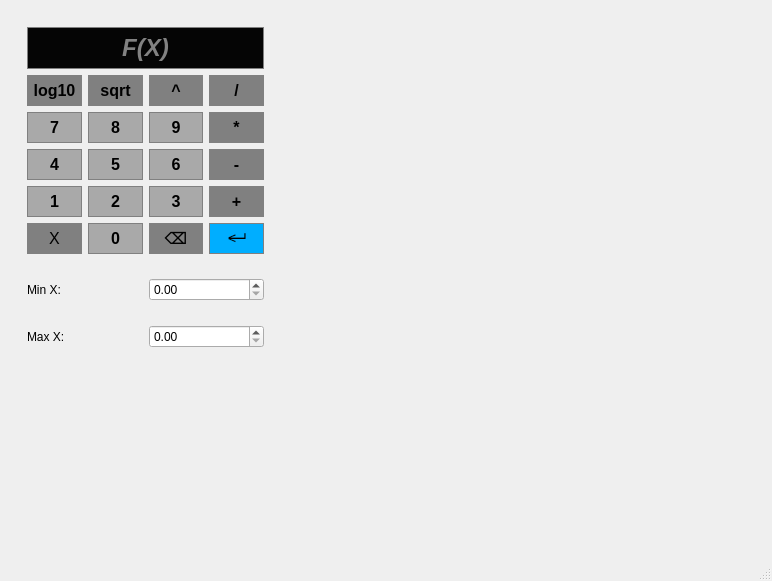
<?xml version="1.0" encoding="UTF-8"?>
<ui version="4.0">
 <class>MainWindow</class>
 <widget class="QMainWindow" name="MainWindow">
  <property name="geometry">
   <rect>
    <x>0</x>
    <y>0</y>
    <width>772</width>
    <height>581</height>
   </rect>
  </property>
  <property name="sizePolicy">
   <sizepolicy hsizetype="Fixed" vsizetype="Fixed">
    <horstretch>0</horstretch>
    <verstretch>0</verstretch>
   </sizepolicy>
  </property>
  <property name="windowTitle">
   <string>MainWindow</string>
  </property>
  <property name="styleSheet">
   <string notr="true"/>
  </property>
  <widget class="QWidget" name="centralwidget">
   <property name="minimumSize">
    <size>
     <width>732</width>
     <height>527</height>
    </size>
   </property>
   <property name="maximumSize">
    <size>
     <width>732</width>
     <height>527</height>
    </size>
   </property>
   <layout class="QGridLayout" name="gridLayout_2" columnstretch="0,0">
    <property name="sizeConstraint">
     <enum>QLayout::SizeConstraint::SetFixedSize</enum>
    </property>
    <item row="0" column="0">
     <widget class="QWidget" name="widget_5" native="true">
      <layout class="QVBoxLayout" name="verticalLayout">
       <item>
        <widget class="QWidget" name="widget" native="true">
         <property name="styleSheet">
          <string notr="true"/>
         </property>
         <layout class="QGridLayout" name="gridLayout">
          <item row="2" column="0">
           <widget class="QPushButton" name="pushButton">
            <property name="font">
             <font>
              <pointsize>12</pointsize>
              <italic>false</italic>
              <bold>true</bold>
             </font>
            </property>
            <property name="styleSheet">
             <string notr="true">QPushButton {
	background-color: #808080;
	border: 1px solid gray;
	padding: 5px;
}

QPushButton:pressed {
	background-color: #707070;
	border: 1px solid gray;
	padding: 5px;
}</string>
            </property>
            <property name="text">
             <string>log10</string>
            </property>
            <attribute name="buttonGroup">
             <string notr="true">functionsButtonGroup</string>
            </attribute>
           </widget>
          </item>
          <item row="4" column="3">
           <widget class="QPushButton" name="pushButton_12">
            <property name="font">
             <font>
              <pointsize>12</pointsize>
              <italic>false</italic>
              <bold>true</bold>
             </font>
            </property>
            <property name="styleSheet">
             <string notr="true">QPushButton {
	background-color: #808080;
	border: 1px solid gray;
	padding: 5px;
}

QPushButton:pressed {
	background-color: #707070;
	border: 1px solid gray;
	padding: 5px;
}</string>
            </property>
            <property name="text">
             <string>-</string>
            </property>
            <attribute name="buttonGroup">
             <string notr="true">operatorsButtonGroup</string>
            </attribute>
           </widget>
          </item>
          <item row="6" column="1">
           <widget class="QPushButton" name="pushButton_18">
            <property name="font">
             <font>
              <pointsize>12</pointsize>
              <italic>false</italic>
              <bold>true</bold>
             </font>
            </property>
            <property name="styleSheet">
             <string notr="true">QPushButton {
	background-color: #A9A9A9;
	border: 1px solid gray;
	padding: 5px;
}

QPushButton:pressed {
	background-color: #707070;
	border: 1px solid gray;
	padding: 5px;
}</string>
            </property>
            <property name="text">
             <string>0</string>
            </property>
            <attribute name="buttonGroup">
             <string notr="true">digitsButtonGroup</string>
            </attribute>
           </widget>
          </item>
          <item row="4" column="0">
           <widget class="QPushButton" name="pushButton_9">
            <property name="font">
             <font>
              <pointsize>12</pointsize>
              <italic>false</italic>
              <bold>true</bold>
             </font>
            </property>
            <property name="styleSheet">
             <string notr="true">QPushButton {
	background-color: #A9A9A9;
	border: 1px solid gray;
	padding: 5px;
}

QPushButton:pressed {
	background-color: #707070;
	border: 1px solid gray;
	padding: 5px;
}</string>
            </property>
            <property name="text">
             <string>4</string>
            </property>
            <attribute name="buttonGroup">
             <string notr="true">digitsButtonGroup</string>
            </attribute>
           </widget>
          </item>
          <item row="2" column="3">
           <widget class="QPushButton" name="pushButton_4">
            <property name="font">
             <font>
              <pointsize>12</pointsize>
              <italic>false</italic>
              <bold>true</bold>
             </font>
            </property>
            <property name="styleSheet">
             <string notr="true">QPushButton {
	background-color: #808080;
	border: 1px solid gray;
	padding: 5px;
}

QPushButton:pressed {
	background-color: #707070;
	border: 1px solid gray;
	padding: 5px;
}</string>
            </property>
            <property name="text">
             <string>/</string>
            </property>
            <attribute name="buttonGroup">
             <string notr="true">operatorsButtonGroup</string>
            </attribute>
           </widget>
          </item>
          <item row="2" column="2">
           <widget class="QPushButton" name="pushButton_3">
            <property name="font">
             <font>
              <pointsize>12</pointsize>
              <italic>false</italic>
              <bold>true</bold>
             </font>
            </property>
            <property name="styleSheet">
             <string notr="true">QPushButton {
	background-color: #808080;
	border: 1px solid gray;
	padding: 5px;
}

QPushButton:pressed {
	background-color: #707070;
	border: 1px solid gray;
	padding: 5px;
}</string>
            </property>
            <property name="text">
             <string>^</string>
            </property>
            <attribute name="buttonGroup">
             <string notr="true">operatorsButtonGroup</string>
            </attribute>
           </widget>
          </item>
          <item row="3" column="0">
           <widget class="QPushButton" name="pushButton_5">
            <property name="font">
             <font>
              <pointsize>12</pointsize>
              <italic>false</italic>
              <bold>true</bold>
             </font>
            </property>
            <property name="styleSheet">
             <string notr="true">QPushButton {
	background-color: #A9A9A9;
	border: 1px solid gray;
	padding: 5px;
}

QPushButton:pressed {
	background-color: #707070;
	border: 1px solid gray;
	padding: 5px;
}</string>
            </property>
            <property name="text">
             <string>7</string>
            </property>
            <attribute name="buttonGroup">
             <string notr="true">digitsButtonGroup</string>
            </attribute>
           </widget>
          </item>
          <item row="4" column="1">
           <widget class="QPushButton" name="pushButton_10">
            <property name="font">
             <font>
              <pointsize>12</pointsize>
              <italic>false</italic>
              <bold>true</bold>
             </font>
            </property>
            <property name="styleSheet">
             <string notr="true">QPushButton {
	background-color: #A9A9A9;
	border: 1px solid gray;
	padding: 5px;
}

QPushButton:pressed {
	background-color: #707070;
	border: 1px solid gray;
	padding: 5px;
}</string>
            </property>
            <property name="text">
             <string>5</string>
            </property>
            <attribute name="buttonGroup">
             <string notr="true">digitsButtonGroup</string>
            </attribute>
           </widget>
          </item>
          <item row="3" column="2">
           <widget class="QPushButton" name="pushButton_7">
            <property name="font">
             <font>
              <pointsize>12</pointsize>
              <italic>false</italic>
              <bold>true</bold>
             </font>
            </property>
            <property name="styleSheet">
             <string notr="true">QPushButton {
	background-color: #A9A9A9;
	border: 1px solid gray;
	padding: 5px;
}

QPushButton:pressed {
	background-color: #707070;
	border: 1px solid gray;
	padding: 5px;
}</string>
            </property>
            <property name="text">
             <string>9</string>
            </property>
            <attribute name="buttonGroup">
             <string notr="true">digitsButtonGroup</string>
            </attribute>
           </widget>
          </item>
          <item row="5" column="1">
           <widget class="QPushButton" name="pushButton_14">
            <property name="font">
             <font>
              <pointsize>12</pointsize>
              <italic>false</italic>
              <bold>true</bold>
             </font>
            </property>
            <property name="styleSheet">
             <string notr="true">QPushButton {
	background-color: #A9A9A9;
	border: 1px solid gray;
	padding: 5px;
}

QPushButton:pressed {
	background-color: #707070;
	border: 1px solid gray;
	padding: 5px;
}</string>
            </property>
            <property name="text">
             <string>2</string>
            </property>
            <attribute name="buttonGroup">
             <string notr="true">digitsButtonGroup</string>
            </attribute>
           </widget>
          </item>
          <item row="6" column="0">
           <widget class="QPushButton" name="XButton">
            <property name="font">
             <font>
              <family>Segoe UI</family>
              <pointsize>12</pointsize>
              <italic>false</italic>
              <bold>false</bold>
             </font>
            </property>
            <property name="styleSheet">
             <string notr="true">QPushButton {
	background-color: #808080;
	border: 1px solid gray;
	padding: 5px;
}

QPushButton:pressed {
	background-color: #707070;
	border: 1px solid gray;
	padding: 5px;
}</string>
            </property>
            <property name="text">
             <string>X</string>
            </property>
           </widget>
          </item>
          <item row="2" column="1">
           <widget class="QPushButton" name="pushButton_2">
            <property name="font">
             <font>
              <pointsize>12</pointsize>
              <italic>false</italic>
              <bold>true</bold>
             </font>
            </property>
            <property name="styleSheet">
             <string notr="true">QPushButton {
	background-color: #808080;
	border: 1px solid gray;
	padding: 5px;
}

QPushButton:pressed {
	background-color: #707070;
	border: 1px solid gray;
	padding: 5px;
}</string>
            </property>
            <property name="text">
             <string>sqrt</string>
            </property>
            <attribute name="buttonGroup">
             <string notr="true">functionsButtonGroup</string>
            </attribute>
           </widget>
          </item>
          <item row="3" column="1">
           <widget class="QPushButton" name="pushButton_6">
            <property name="font">
             <font>
              <pointsize>12</pointsize>
              <italic>false</italic>
              <bold>true</bold>
             </font>
            </property>
            <property name="styleSheet">
             <string notr="true">QPushButton {
	background-color: #A9A9A9;
	border: 1px solid gray;
	padding: 5px;
}

QPushButton:pressed {
	background-color: #707070;
	border: 1px solid gray;
	padding: 5px;
}</string>
            </property>
            <property name="text">
             <string>8</string>
            </property>
            <attribute name="buttonGroup">
             <string notr="true">digitsButtonGroup</string>
            </attribute>
           </widget>
          </item>
          <item row="4" column="2">
           <widget class="QPushButton" name="pushButton_11">
            <property name="font">
             <font>
              <pointsize>12</pointsize>
              <italic>false</italic>
              <bold>true</bold>
             </font>
            </property>
            <property name="styleSheet">
             <string notr="true">QPushButton {
	background-color: #A9A9A9;
	border: 1px solid gray;
	padding: 5px;
}

QPushButton:pressed {
	background-color: #707070;
	border: 1px solid gray;
	padding: 5px;
}</string>
            </property>
            <property name="text">
             <string>6</string>
            </property>
            <attribute name="buttonGroup">
             <string notr="true">digitsButtonGroup</string>
            </attribute>
           </widget>
          </item>
          <item row="5" column="3">
           <widget class="QPushButton" name="pushButton_16">
            <property name="font">
             <font>
              <pointsize>12</pointsize>
              <italic>false</italic>
              <bold>true</bold>
             </font>
            </property>
            <property name="styleSheet">
             <string notr="true">QPushButton {
	background-color: #808080;
	border: 1px solid gray;
	padding: 5px;
}

QPushButton:pressed {
	background-color: #707070;
	border: 1px solid gray;
	padding: 5px;
}</string>
            </property>
            <property name="text">
             <string>+</string>
            </property>
            <attribute name="buttonGroup">
             <string notr="true">operatorsButtonGroup</string>
            </attribute>
           </widget>
          </item>
          <item row="0" column="0" colspan="4">
           <widget class="QLineEdit" name="lineEdit">
            <property name="sizePolicy">
             <sizepolicy hsizetype="Expanding" vsizetype="Expanding">
              <horstretch>0</horstretch>
              <verstretch>0</verstretch>
             </sizepolicy>
            </property>
            <property name="font">
             <font>
              <pointsize>18</pointsize>
              <italic>true</italic>
              <bold>true</bold>
             </font>
            </property>
            <property name="cursor">
             <cursorShape>IBeamCursor</cursorShape>
            </property>
            <property name="styleSheet">
             <string notr="true">QLineEdit {
	border: 1px solid gray;
	color: white;
	background-color: #050505;
	padding: 5px;
}</string>
            </property>
            <property name="alignment">
             <set>Qt::AlignmentFlag::AlignCenter</set>
            </property>
            <property name="placeholderText">
             <string>F(X)</string>
            </property>
           </widget>
          </item>
          <item row="5" column="2">
           <widget class="QPushButton" name="pushButton_15">
            <property name="font">
             <font>
              <pointsize>12</pointsize>
              <italic>false</italic>
              <bold>true</bold>
             </font>
            </property>
            <property name="styleSheet">
             <string notr="true">QPushButton {
	background-color: #A9A9A9;
	border: 1px solid gray;
	padding: 5px;
}

QPushButton:pressed {
	background-color: #707070;
	border: 1px solid gray;
	padding: 5px;
}</string>
            </property>
            <property name="text">
             <string>3</string>
            </property>
            <attribute name="buttonGroup">
             <string notr="true">digitsButtonGroup</string>
            </attribute>
           </widget>
          </item>
          <item row="3" column="3">
           <widget class="QPushButton" name="pushButton_8">
            <property name="font">
             <font>
              <pointsize>12</pointsize>
              <italic>false</italic>
              <bold>true</bold>
             </font>
            </property>
            <property name="styleSheet">
             <string notr="true">QPushButton {
	background-color: #808080;
	border: 1px solid gray;
	padding: 5px;
}

QPushButton:pressed {
	background-color: #707070;
	border: 1px solid gray;
	padding: 5px;
}</string>
            </property>
            <property name="text">
             <string>*</string>
            </property>
            <attribute name="buttonGroup">
             <string notr="true">operatorsButtonGroup</string>
            </attribute>
           </widget>
          </item>
          <item row="5" column="0">
           <widget class="QPushButton" name="pushButton_13">
            <property name="font">
             <font>
              <pointsize>12</pointsize>
              <italic>false</italic>
              <bold>true</bold>
             </font>
            </property>
            <property name="styleSheet">
             <string notr="true">QPushButton {
	background-color: #A9A9A9;
	border: 1px solid gray;
	padding: 5px;
}

QPushButton:pressed {
	background-color: #707070;
	border: 1px solid gray;
	padding: 5px;
}</string>
            </property>
            <property name="text">
             <string>1</string>
            </property>
            <attribute name="buttonGroup">
             <string notr="true">digitsButtonGroup</string>
            </attribute>
           </widget>
          </item>
          <item row="6" column="2">
           <widget class="QPushButton" name="backSpaceButton">
            <property name="font">
             <font>
              <pointsize>12</pointsize>
              <italic>false</italic>
              <bold>true</bold>
             </font>
            </property>
            <property name="styleSheet">
             <string notr="true">QPushButton {
	background-color: #808080;
	border: 1px solid gray;
	padding: 5px;
}

QPushButton:pressed {
	background-color: #707070;
	border: 1px solid gray;
	padding: 5px;
}</string>
            </property>
            <property name="text">
             <string>⌫</string>
            </property>
           </widget>
          </item>
          <item row="6" column="3">
           <widget class="QPushButton" name="enterButton">
            <property name="sizePolicy">
             <sizepolicy hsizetype="Preferred" vsizetype="Fixed">
              <horstretch>0</horstretch>
              <verstretch>0</verstretch>
             </sizepolicy>
            </property>
            <property name="font">
             <font>
              <pointsize>18</pointsize>
              <italic>false</italic>
              <bold>true</bold>
             </font>
            </property>
            <property name="styleSheet">
             <string notr="true">QPushButton {
	background-color: rgb(0, 174, 255);
	border: 1px solid gray;
	color: black;
}

QPushButton:pressed {
	border: 1px solid gray;
	background-color: rgba(0, 148, 216, 252);
	color: black;
}</string>
            </property>
            <property name="text">
             <string>↵</string>
            </property>
           </widget>
          </item>
         </layout>
        </widget>
       </item>
       <item>
        <widget class="QWidget" name="widget_3" native="true">
         <property name="sizePolicy">
          <sizepolicy hsizetype="Preferred" vsizetype="Preferred">
           <horstretch>0</horstretch>
           <verstretch>0</verstretch>
          </sizepolicy>
         </property>
         <layout class="QHBoxLayout" name="horizontalLayout" stretch="0,0">
          <property name="sizeConstraint">
           <enum>QLayout::SizeConstraint::SetNoConstraint</enum>
          </property>
          <item>
           <widget class="QLabel" name="label">
            <property name="text">
             <string>Min X:</string>
            </property>
           </widget>
          </item>
          <item>
           <widget class="QDoubleSpinBox" name="doubleSpinBox">
            <property name="sizePolicy">
             <sizepolicy hsizetype="Preferred" vsizetype="Preferred">
              <horstretch>0</horstretch>
              <verstretch>0</verstretch>
             </sizepolicy>
            </property>
           </widget>
          </item>
         </layout>
        </widget>
       </item>
       <item>
        <widget class="QWidget" name="widget_4" native="true">
         <layout class="QHBoxLayout" name="horizontalLayout_2">
          <item>
           <widget class="QLabel" name="label_3">
            <property name="text">
             <string>Max X:</string>
            </property>
           </widget>
          </item>
          <item>
           <widget class="QDoubleSpinBox" name="doubleSpinBox_2"/>
          </item>
         </layout>
        </widget>
       </item>
       <item>
        <spacer name="verticalSpacer">
         <property name="orientation">
          <enum>Qt::Orientation::Vertical</enum>
         </property>
         <property name="sizeHint" stdset="0">
          <size>
           <width>20</width>
           <height>40</height>
          </size>
         </property>
        </spacer>
       </item>
      </layout>
     </widget>
    </item>
    <item row="0" column="1">
     <widget class="QWidget" name="plotWidget" native="true"/>
    </item>
   </layout>
  </widget>
  <widget class="QMenuBar" name="menubar">
   <property name="geometry">
    <rect>
     <x>0</x>
     <y>0</y>
     <width>772</width>
     <height>33</height>
    </rect>
   </property>
  </widget>
  <widget class="QStatusBar" name="statusbar">
   <property name="font">
    <font>
     <pointsize>12</pointsize>
    </font>
   </property>
   <property name="styleSheet">
    <string notr="true">color: red;</string>
   </property>
  </widget>
 </widget>
 <resources/>
 <connections/>
 <buttongroups>
  <buttongroup name="digitsButtonGroup"/>
  <buttongroup name="operatorsButtonGroup"/>
  <buttongroup name="functionsButtonGroup"/>
 </buttongroups>
</ui>
